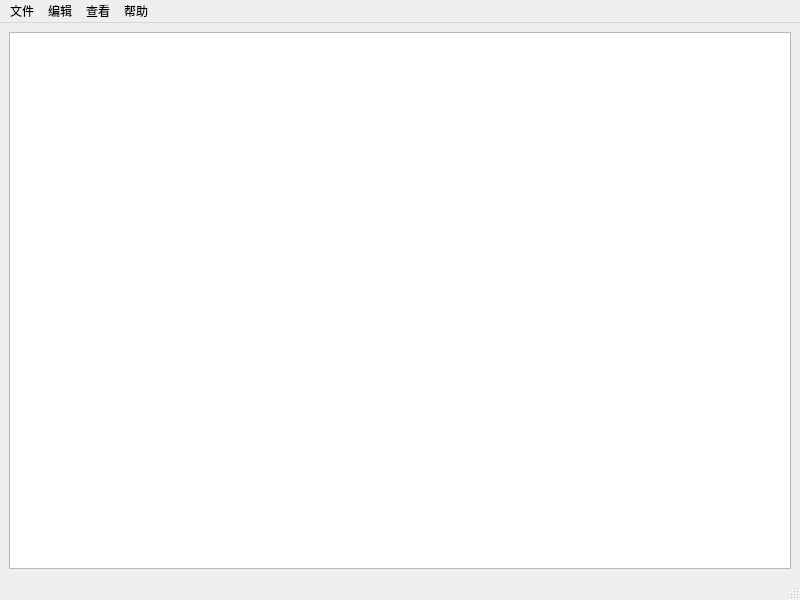
<?xml version="1.0" encoding="UTF-8"?>
<ui version="4.0">
 <class>MainWindow</class>
 <widget class="QMainWindow" name="MainWindow">
  <property name="geometry">
   <rect>
    <x>0</x>
    <y>0</y>
    <width>800</width>
    <height>600</height>
   </rect>
  </property>
  <property name="windowTitle">
   <string>MainWindow</string>
  </property>
  <widget class="QWidget" name="centralwidget">
   <layout class="QVBoxLayout" name="verticalLayout">
    <item>
     <widget class="QTextEdit" name="textEdit">
      <property name="layoutDirection">
       <enum>Qt::LeftToRight</enum>
      </property>
     </widget>
    </item>
   </layout>
  </widget>
  <widget class="QMenuBar" name="menubar">
   <property name="geometry">
    <rect>
     <x>0</x>
     <y>0</y>
     <width>800</width>
     <height>28</height>
    </rect>
   </property>
   <property name="locale">
    <locale language="Chinese" country="China"/>
   </property>
   <widget class="QMenu" name="menu111">
    <property name="title">
     <string>文件</string>
    </property>
    <addaction name="separator"/>
    <addaction name="separator"/>
    <addaction name="newpage"/>
    <addaction name="open"/>
    <addaction name="save"/>
    <addaction name="saveas"/>
    <addaction name="exit"/>
   </widget>
   <widget class="QMenu" name="menu">
    <property name="title">
     <string>编辑</string>
    </property>
    <addaction name="action_Y"/>
    <addaction name="action_X"/>
    <addaction name="action_C"/>
    <addaction name="action_V"/>
    <addaction name="action_D"/>
   </widget>
   <widget class="QMenu" name="menu_2">
    <property name="title">
     <string>查看</string>
    </property>
    <widget class="QMenu" name="menu_3">
     <property name="title">
      <string>缩放</string>
     </property>
     <addaction name="separator"/>
     <addaction name="action_16"/>
     <addaction name="action_17"/>
     <addaction name="action_18"/>
    </widget>
    <addaction name="menu_3"/>
    <addaction name="separator"/>
    <addaction name="action_20"/>
   </widget>
   <widget class="QMenu" name="menu_4">
    <property name="title">
     <string>帮助</string>
    </property>
    <addaction name="separator"/>
    <addaction name="separator"/>
    <addaction name="action_2"/>
    <addaction name="action_3"/>
   </widget>
   <addaction name="menu111"/>
   <addaction name="menu"/>
   <addaction name="menu_2"/>
   <addaction name="menu_4"/>
  </widget>
  <widget class="QStatusBar" name="statusbar"/>
  <action name="newpage">
   <property name="text">
    <string>新建</string>
   </property>
  </action>
  <action name="open">
   <property name="text">
    <string>打开</string>
   </property>
  </action>
  <action name="save">
   <property name="text">
    <string>保存
</string>
   </property>
  </action>
  <action name="saveas">
   <property name="text">
    <string>另存为</string>
   </property>
  </action>
  <action name="exit">
   <property name="text">
    <string>退出</string>
   </property>
  </action>
  <action name="action_Y">
   <property name="text">
    <string>撤销</string>
   </property>
  </action>
  <action name="action_X">
   <property name="text">
    <string>剪切</string>
   </property>
  </action>
  <action name="action_C">
   <property name="text">
    <string>复制</string>
   </property>
  </action>
  <action name="action_V">
   <property name="text">
    <string>粘贴</string>
   </property>
  </action>
  <action name="action_D">
   <property name="text">
    <string>删除</string>
   </property>
  </action>
  <action name="action_16">
   <property name="text">
    <string>放大</string>
   </property>
  </action>
  <action name="action_17">
   <property name="text">
    <string>缩小</string>
   </property>
  </action>
  <action name="action_18">
   <property name="text">
    <string>恢复默认缩放</string>
   </property>
  </action>
  <action name="action_20">
   <property name="text">
    <string>状态栏
</string>
   </property>
  </action>
  <action name="action_help">
   <property name="text">
    <string>help</string>
   </property>
  </action>
  <action name="action_2">
   <property name="text">
    <string>说明</string>
   </property>
  </action>
  <action name="action_3">
   <property name="text">
    <string>版本</string>
   </property>
  </action>
 </widget>
 <resources/>
 <connections/>
</ui>
